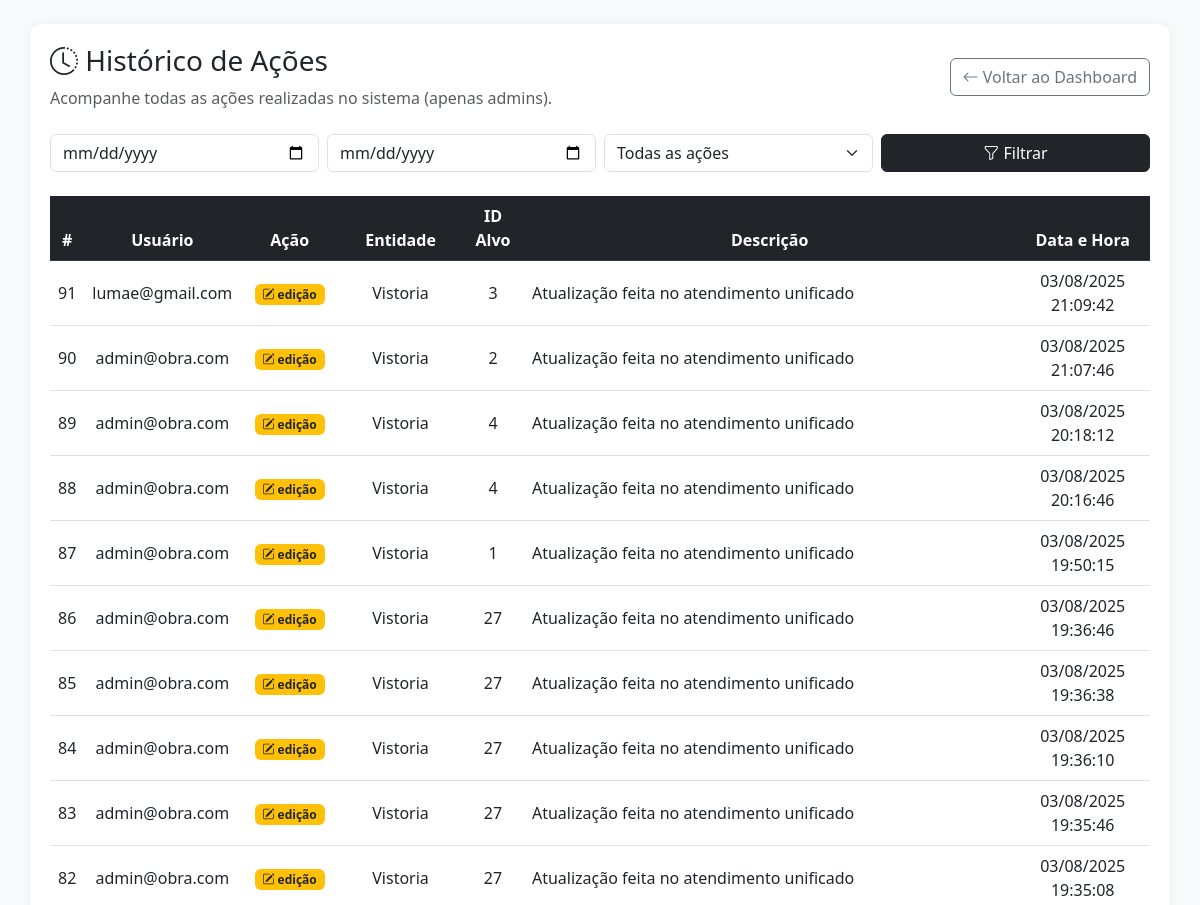
Before: /historico (signed in, upper part) with the older database file.
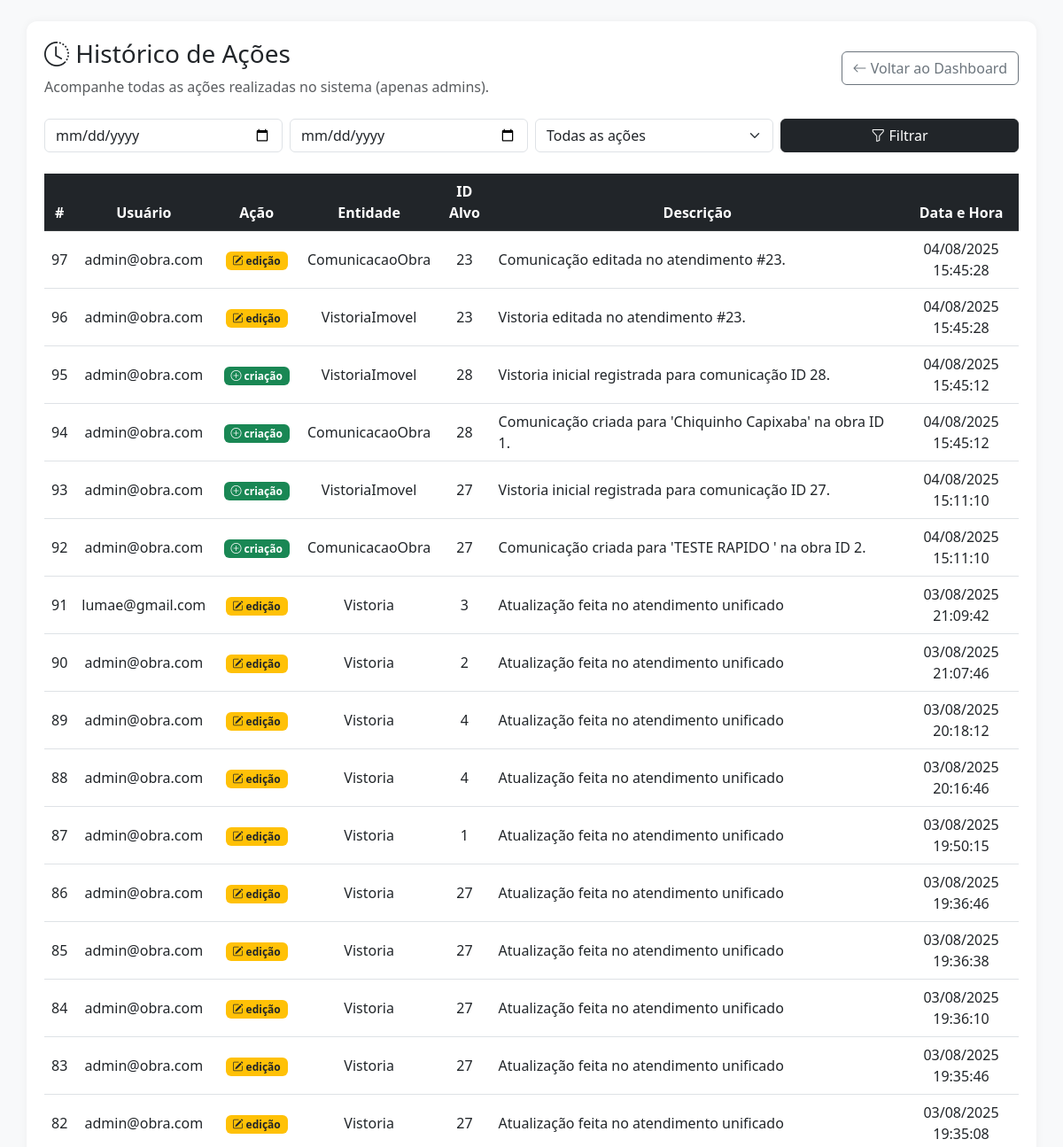
After: the same page with the newer database file.
### app/models.py (models this page shows)
class HistoricoAcao(db.Model):
    id = db.Column(db.Integer, primary_key=True)
    usuario_id = db.Column(db.Integer, db.ForeignKey('user.id'), nullable=False)
    tipo_acao = db.Column(db.String(20))
    entidade = db.Column(db.String(50))
    entidade_id = db.Column(db.Integer)
    data_hora = db.Column(db.DateTime, default=datetime.utcnow)
    observacao = db.Column(db.Text)
    usuario = db.relationship("User", backref="historicos")

class User(db.Model):
    id = db.Column(db.Integer, primary_key=True)
    nome = db.Column(db.String(100), nullable=True)  # <-- temporariamente
    email = db.Column(db.String(120), unique=True, nullable=False)
    password = db.Column(db.String(120), nullable=False)
    cargo = db.Column(db.String(50), default="usuario")
    obra_id = db.Column(db.Integer, db.ForeignKey('obra.id'))
    obra = db.relationship('Obra', backref='usuarios')

### app/auth/routes.py (the view)
@auth_bp.route('/historico')
def historico():
    if session.get('cargo') != 'admin':
        flash('Apenas administradores podem acessar o histórico.', 'danger')
        return redirect(url_for('auth.dashboard'))
    query = HistoricoAcao.query.join(User).order_by(HistoricoAcao.data_hora.desc())
    tipo = request.args.get("tipo")
    inicio = request.args.get("inicio")
    fim = request.args.get("fim")
    if tipo:
        query = query.filter(HistoricoAcao.tipo_acao == tipo)
    if inicio:
        query = query.filter(HistoricoAcao.data_hora >= datetime.strptime(inicio, "%Y-%m-%d"))
    if fim:
        query = query.filter(HistoricoAcao.data_hora <= datetime.strptime(fim, "%Y-%m-%d"))
    acoes = query.all()
    return render_template("historico/historico.html", acoes=acoes)

### templates/historico/historico.html (shortened to what this page needs)
<!DOCTYPE html>
<html lang="pt-BR">
<head>
  <link href="https://cdn.jsdelivr.net/npm/bootstrap@5.3.0/dist/css/bootstrap.min.css" rel="stylesheet">
  <link href="https://cdn.jsdelivr.net/npm/bootstrap-icons@1.10.5/font/bootstrap-icons.css" rel="stylesheet">
</head>
<body class="bg-light p-3 p-md-4">
  <div class="container container-box">
    <header class="d-flex flex-column flex-md-row justify-content-between align-items-start align-items-md-center mb-4">
      <div>
        <h3><i class="bi bi-clock-history"></i> Histórico de Ações</h3>
        <p class="text-muted mb-0">Acompanhe todas as ações realizadas no sistema (apenas admins).</p>
      </div>
      <a href="{{ url_for('auth.dashboard') }}" class="btn btn-outline-secondary">
        <i class="bi bi-arrow-left"></i> Voltar ao Dashboard
      </a>
    </header>
    <form class="row g-2 mb-4" method="get">
      <div class="col-md-3">
        <input type="date" name="inicio" class="form-control" value="{{ request.args.inicio }}">
      </div>
      <div class="col-md-3">
        <input type="date" name="fim" class="form-control" value="{{ request.args.fim }}">
      </div>
      <div class="col-md-3">
        <select name="tipo" class="form-select">
          <option value="">Todas as ações</option>
        </select>
      </div>
      <div class="col-md-3 d-grid">
        <button class="btn btn-dark" type="submit"><i class="bi bi-funnel"></i> Filtrar</button>
      </div>
    </form>
    <div class="table-responsive">
      <table class="table table-hover align-middle">
        <thead class="table-dark text-center">
          <tr>
            <th>#</th>
            <th>Usuário</th>
            <th>Ação</th>
            <th>Entidade</th>
            <th>ID Alvo</th>
            <th>Descrição</th>
            <th>Data e Hora</th>
          </tr>
        </thead>
        <tbody class="text-center">
          {% for acao in acoes %}
          <tr>
            <td>{{ acao.id }}</td>
            <td>{{ acao.usuario.email }}</td>
            <td>
              {% if acao.tipo_acao == "criação" %}
              <span class="badge bg-success"><i class="bi bi-plus-circle"></i> {{ acao.tipo_acao }}</span>
              {% elif acao.tipo_acao == "edição" %}
              <span class="badge bg-warning text-dark"><i class="bi bi-pencil-square"></i> {{ acao.tipo_acao }}</span>
              {% elif acao.tipo_acao == "exclusão" %}
              <span class="badge bg-danger"><i class="bi bi-trash3"></i> {{ acao.tipo_acao }}</span>
              {% else %}
              {{ acao.tipo_acao }}
              {% endif %}
            </td>
            <td>{{ acao.entidade }}</td>
            <td>{{ acao.entidade_id }}</td>
            <td class="text-start">{{ acao.observacao }}</td>
            <td>{{ acao.data_hora.strftime('%d/%m/%Y %H:%M:%S') }}</td>
          </tr>
          {% endfor %}
        </tbody>
      </table>
    </div>
  </div>
</body>
</html>

Changed rows visible on the page:
added HistoricoAcao: id "97", usuario.email "admin@obra.com", tipo_acao "edição", entidade "ComunicacaoObra", entidade_id "23", observacao "Comunicação editada no atendimento #23.", data_hora "04/08/2025 15:45:28"
added HistoricoAcao: id "96", usuario.email "admin@obra.com", tipo_acao "edição", entidade "VistoriaImovel", entidade_id "23", observacao "Vistoria editada no atendimento #23.", data_hora "04/08/2025 15:45:28"
added HistoricoAcao: id "95", usuario.email "admin@obra.com", tipo_acao "criação", entidade "VistoriaImovel", entidade_id "28", observacao "Vistoria inicial registrada para comunicação ID 28.", data_hora "04/08/2025 15:45:12"
added HistoricoAcao: id "94", usuario.email "admin@obra.com", tipo_acao "criação", entidade "ComunicacaoObra", entidade_id "28", observacao "Comunicação criada para 'Chiquinho Capixaba' na obra ID 1.", data_hora "04/08/2025 15:45:12"
added HistoricoAcao: id "93", usuario.email "admin@obra.com", tipo_acao "criação", entidade "VistoriaImovel", entidade_id "27", observacao "Vistoria inicial registrada para comunicação ID 27.", data_hora "04/08/2025 15:11:10"
added HistoricoAcao: id "92", usuario.email "admin@obra.com", tipo_acao "criação", entidade "ComunicacaoObra", entidade_id "27", observacao "Comunicação criada para 'TESTE RAPIDO ' na obra ID 2.", data_hora "04/08/2025 15:11:10"
